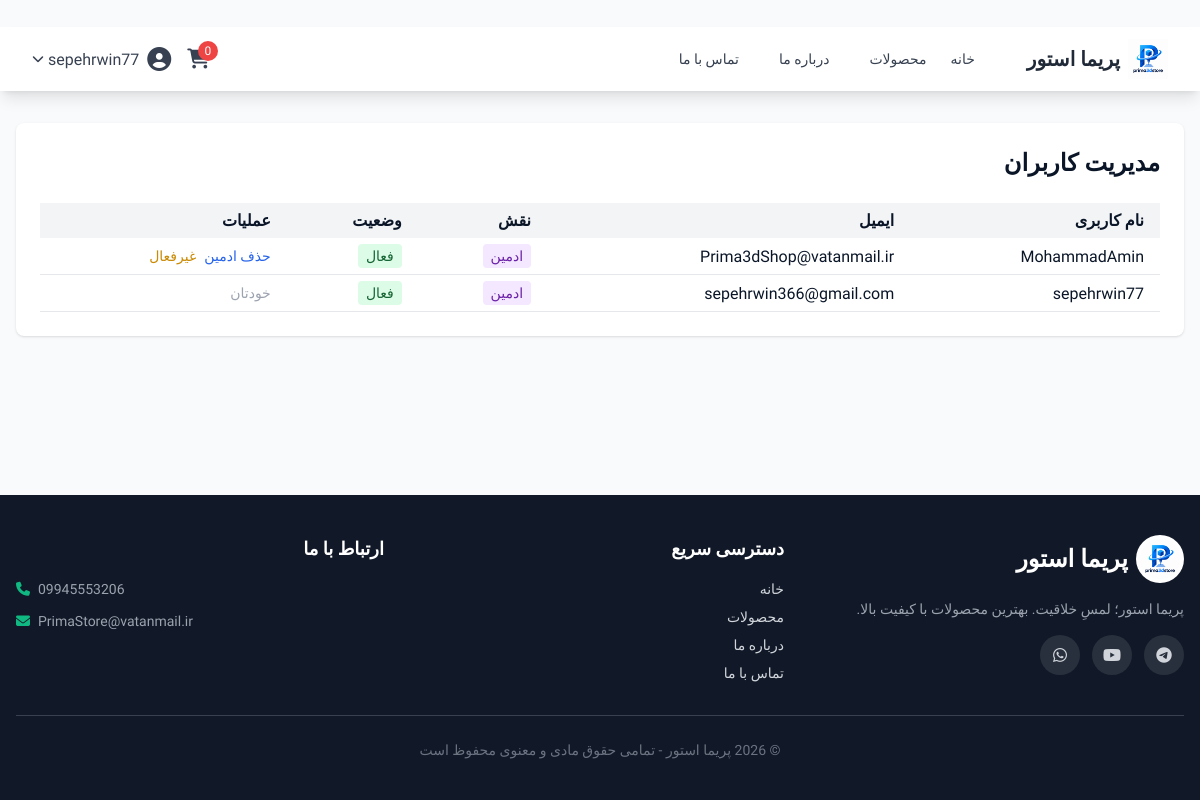
The app's page /admin/users (signed in) with its own data.
### app/main.py (models this page shows)
class User(UserMixin, db.Model):
    __tablename__ = 'users'
    id = db.Column(db.Integer, primary_key=True)
    username = db.Column(db.String(80), unique=True, nullable=False)
    email = db.Column(db.String(120), unique=True, nullable=False)
    password_hash = db.Column(db.String(200), nullable=False)
    full_name = db.Column(db.String(100))
    is_admin = db.Column(db.Boolean, default=False)
    is_active = db.Column(db.Boolean, default=True)

### app/main.py (the view)
@app.route('/admin/users')
@login_required
def admin_users():
    if not current_user.is_admin:
        flash('دسترسی غیرمجاز!', 'error')
        return redirect(url_for('index'))
    users = User.query.all()
    return render_template('admin/users.html', users=users)

### app/main.py (called while the page is built)
@login_manager.user_loader
def load_user(user_id):
    return User.query.get(int(user_id))

@app.context_processor
def inject_announcement():
    global announcement, announcement_link, announcement_page
    from datetime import datetime
    current_page = request.endpoint or ""
    show = False
    if announcement_page == "all":
        show = True
    elif announcement_page == "home" and current_page == "index":
        show = True
    elif announcement_page == "products" and current_page == "products":
        show = True
    elif announcement_page == "product" and current_page == "product_detail":
        show = True
    return {
        "announcement": announcement if show else None,
        "announcement_link": announcement_link if show else None,
        "now": datetime.now()
    }

### app/interfaces/templates/admin/users.html (shortened to what this page needs)
﻿{% extends "base.html" %}
{% block content %}
<div class="bg-white rounded-lg shadow p-6">
    <h1 class="text-2xl font-bold mb-6">مدیریت کاربران</h1>
    <div class="overflow-x-auto">
        <table class="w-full">
            <thead>
                <tr class="bg-gray-100">
                    <th class="px-4 py-2 text-right">نام کاربری</th>
                    <th class="px-4 py-2 text-right">ایمیل</th>
                    <th class="px-4 py-2 text-right">نقش</th>
                    <th class="px-4 py-2 text-right">وضعیت</th>
                    <th class="px-4 py-2 text-right">عملیات</th>
                </tr>
            </thead>
            <tbody>
                {% for user in users %}
                <tr class="border-b">
                    <td class="px-4 py-2">{{ user.username }}</td>
                    <td class="px-4 py-2">{{ user.email }}</td>
                    <td class="px-4 py-2">
                        {% if user.is_admin %}
                            <span class="px-2 py-1 rounded text-sm bg-purple-100 text-purple-800">ادمین</span>
                        {% else %}
                            <span class="px-2 py-1 rounded text-sm bg-gray-100 text-gray-800">کاربر</span>
                        {% endif %}
                    </td>
                    <td class="px-4 py-2">
                        {% if user.is_active %}
                            <span class="px-2 py-1 rounded text-sm bg-green-100 text-green-800">فعال</span>
                        {% else %}
                            <span class="px-2 py-1 rounded text-sm bg-red-100 text-red-800">غیرفعال</span>
                        {% endif %}
                    </td>
                    <td class="px-4 py-2">
                        <div class="flex gap-2">
                            {% if user.id != current_user.id %}
                            <form action="/admin/users/toggle-admin/{{ user.id }}" method="POST">
                                <button type="submit" class="text-blue-600 hover:text-blue-800 text-sm">
                                    {% if user.is_admin %}حذف ادمین{% else %}ادمین کن{% endif %}
                                </button>
                            </form>
                            <form action="/admin/users/toggle-status/{{ user.id }}" method="POST">
                                <button type="submit" class="text-sm {% if user.is_active %}text-yellow-600 hover:text-yellow-800{% else %}text-green-600 hover:text-green-800{% endif %}">
                                    {% if user.is_active %}غیرفعال{% else %}فعال{% endif %}
                                </button>
                            </form>
                            {% else %}
                            <span class="text-sm text-gray-400">خودتان</span>
                            {% endif %}
                        </div>
                    </td>
                </tr>
                {% endfor %}
            </tbody>
        </table>
    </div>
</div>
{% endblock %}

### app/interfaces/templates/base.html (shortened to what this page needs)
<!DOCTYPE html>
<html lang="fa" dir="rtl">
<head>
    <script src="{{ url_for('static', filename='js/tailwind.js') }}"></script>
    <link href="https://cdnjs.cloudflare.com/ajax/libs/font-awesome/6.5.1/css/all.min.css" rel="stylesheet">
    <link rel="stylesheet" href="{{ url_for('static', filename='css/style.css') }}">
</head>
<body class="bg-gray-50 flex flex-col min-h-screen">
    <nav class="bg-white shadow-lg sticky top-0 z-50">
        <div class="max-w-7xl mx-auto px-4 sm:px-6 lg:px-8">
            <div class="flex justify-between h-16">
                <div class="flex items-center">
                    <a href="/" class="flex items-center gap-2 group">
                        <img src="{{ url_for('static', filename='images/logo.png') }}" alt="پریما استور" class="h-10 w-10 object-contain transition-transform duration-300 group-hover:scale-110 group-hover:rotate-6">
                        <span class="text-xl font-bold text-gray-800 transition-colors duration-300 group-hover:text-emerald-600">پریما استور</span>
                    </a>
                    <div class="hidden md:flex mr-10 space-x-4">
                        <a href="/" class="text-gray-700 hover:text-emerald-600 px-3 py-2 rounded-md text-sm font-medium transition">خانه</a>
                        <a href="/products" class="text-gray-700 hover:text-emerald-600 px-3 py-2 rounded-md text-sm font-medium transition">محصولات</a>
                        <a href="/about" class="text-gray-700 hover:text-emerald-600 px-3 py-2 rounded-md text-sm font-medium transition">درباره ما</a>
                        <a href="/contact" class="text-gray-700 hover:text-emerald-600 px-3 py-2 rounded-md text-sm font-medium transition">تماس با ما</a>
                    </div>
                </div>
                <div class="flex items-center space-x-4 space-x-reverse">
                    <a href="/cart" class="relative text-gray-700 hover:text-emerald-600 transition">
                        <i class="fas fa-shopping-cart text-xl"></i>
                        <span class="absolute -top-2 -right-2 bg-red-500 text-white text-xs rounded-full h-5 w-5 flex items-center justify-center">
                            {{ session.get('cart', {})|length }}
                        </span>
                    </a>
                    {% if current_user.is_authenticated %}
                    <div class="relative group">
                        <button class="flex items-center text-gray-700 hover:text-emerald-600 transition">
                            <i class="fas fa-user-circle text-2xl"></i>
                            <span class="mr-2">{{ current_user.username }}</span>
                            <i class="fas fa-chevron-down text-xs mr-1"></i>
                        </button>
                    {% else %}
                    <a href="/auth/login" class="text-gray-700 hover:text-emerald-600 transition font-medium">ورود</a>
                    <a href="/auth/register" class="bg-emerald-600 text-white px-4 py-2 rounded-lg hover:bg-emerald-700 transition font-medium">ثبت‌نام</a>
                    {% endif %}
                </div>
            </div>
        </div>
    </nav>
    <main class="flex-grow max-w-7xl mx-auto w-full px-4 py-8">
        {% block content %}{% endblock %}
    </main>
    <footer class="footer bg-gray-900 text-gray-300 mt-auto">
        <div class="max-w-7xl mx-auto px-4 py-10">
            <div class="grid grid-cols-1 md:grid-cols-3 gap-8">
                <div>
                    <a href="/" class="flex items-center gap-2 mb-4 text-white">
                        <img src="{{ url_for('static', filename='images/logo.png') }}" alt="پریما استور" class="h-12 w-12 object-contain bg-white rounded-full p-1">
                        <span class="text-2xl font-bold">پریما استور</span>
                    </a>
                    <p class="text-sm text-gray-400 mb-4">پریما استور؛ لمسِ خلاقیت. بهترین محصولات با کیفیت بالا.</p>
                    <div class="flex gap-3 mt-4">
                        <a href="#" class="social-icon"><i class="fab fa-telegram"></i></a>
                        <a href="#" class="social-icon"><i class="fab fa-youtube"></i></a>
                        <a href="#" class="social-icon"><i class="fab fa-whatsapp"></i></a>
                    </div>
                </div>
                <div>
                    <h4 class="text-white font-bold mb-4 text-lg">دسترسی سریع</h4>
                    <ul class="space-y-2 text-sm">
                        <li><a href="/" class="hover:text-emerald-400 transition">خانه</a></li>
                        <li><a href="/products" class="hover:text-emerald-400 transition">محصولات</a></li>
                        <li><a href="/about" class="hover:text-emerald-400 transition">درباره ما</a></li>
                        <li><a href="/contact" class="hover:text-emerald-400 transition">تماس با ما</a></li>
                    </ul>
                </div>
                <div>
                    <h4 class="text-white font-bold mb-4 text-lg">ارتباط با ما</h4>
                    <ul class="space-y-3 text-sm text-gray-400">
                        <li class="flex items-center gap-2" dir="ltr"><i class="fas fa-phone text-emerald-500"></i> 09945553206</li>
                        <li class="flex items-center gap-2" dir="ltr"><i class="fas fa-envelope text-emerald-500"></i> PrimaStore@vatanmail.ir</li>
                    </ul>
                </div>
            </div>
            <div class="border-t border-gray-700 mt-8 pt-6 text-center text-sm text-gray-500">
                © 2026 پریما استور - تمامی حقوق مادی و معنوی محفوظ است
            </div>
        </div>
    </footer>
</body>
</html>

### app/interfaces/static/css/style.css (style rules this page uses)
:root { --bg-primary: #f0f2f5; --bg-secondary: #ffffff; --bg-card: #ffffff; --bg-card-hover: #f8faff; --text-primary: #0a1628; --text-secondary: #4a5568; --text-muted: #a0aec0; --border-color: #e2e8f0; --primary: #2563eb; --primary-dark: #1d4ed8; --primary-light: rgba(37, 99, 235, 0.1); --primary-gradient: linear-gradient(135deg, #2563eb, #7c3aed); --secondary: #0ea5e9; --accent: #ec4899; --success: #10b981; --warning: #f59e0b; --shadow-sm: 0 1px 3px rgba(0,0,0,0.06); --shadow: 0 4px 20px rgba(0,0,0,0.08); --shadow-lg: 0 8px 40px rgba(0,0,0,0.12); --shadow-xl: 0 12px 60px rgba(0,0,0,0.16); --shadow-primary: 0 4px 20px rgba(37, 99, 235, 0.35); --radius: 16px; --radius-lg: 24px; --transition: all 0.3s cubic-bezier(0.4, 0, 0.2, 1); }
* { margin: 0; padding: 0; box-sizing: border-box; }
html { scroll-behavior: smooth; }
body { background: var(--bg-primary); color: var(--text-primary); font-family: 'Vazirmatn', system-ui, -apple-system, sans-serif; transition: var(--transition); min-height: 100vh; line-height: 1.7; }

### app/interfaces/templates/base.html (style rules this page uses)
body { font-family: 'Vazirmatn', sans-serif; }
.footer .social-icon { display: inline-flex; align-items: center; justify-content: center; width: 40px; height: 40px; border-radius: 50%; background: rgba(255,255,255,0.1); transition: all 0.3s; }

### records on screen
User: username "sepehrwin77", email "sepehrwin366@gmail.com", is_admin "ادمین", is_active "فعال", shows "خودتان"
User: username "MohammadAmin", email "Prima3dShop@vatanmail.ir", is_admin "ادمین", is_active "فعال"

### other values on screen
{{ session.get('cart', {})|length }} "0"
